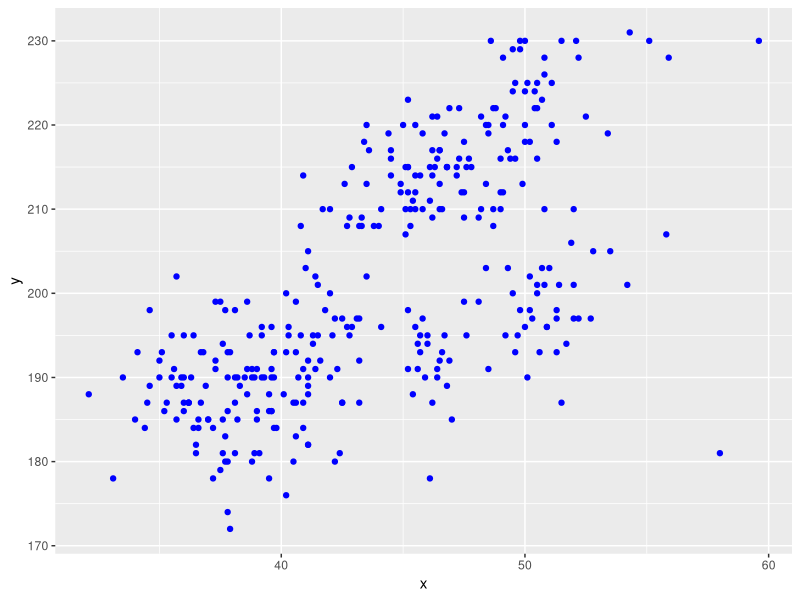
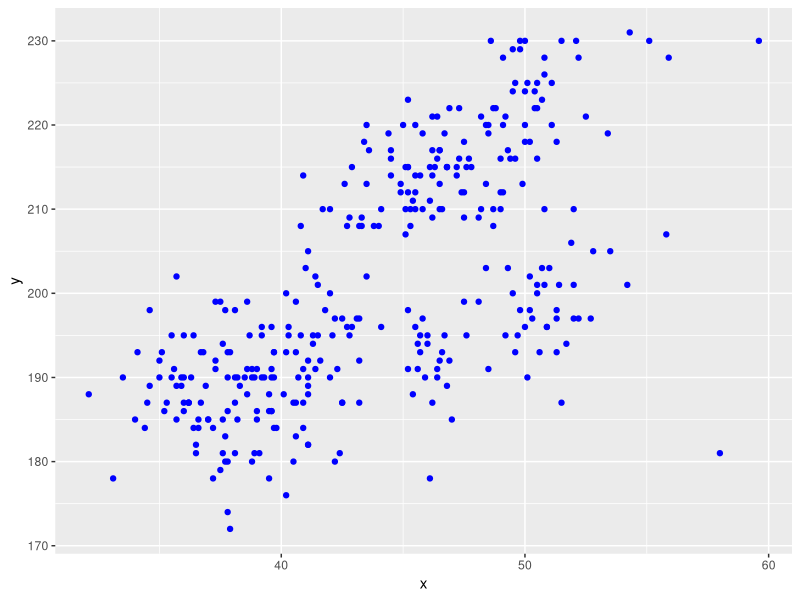

The R script that drew these images, in order:
## ---- chunk 1
knitr::opts_chunk$set(echo = TRUE)
library(tidyverse)
## ---- chunk 2
set.seed(1)
df = tibble(
    x = rnorm(10, mean = 100, sd= 5),
    y = c(TRUE, TRUE,TRUE,TRUE, TRUE, FALSE, FALSE, FALSE, FALSE, FALSE),
    z = c("a", "b", "c", "d", "e", "f", "g", "h", "i", "j"),
    w = factor(c("top", "bottom", "medium", "bottom", "top", "top", "medium", "bottom", "top", "top"))
)

var_x = pull(df, var = 1, name = x)
mean_x = mean(var_x)
var_y = pull(df, var = 2, name = y)
mean_y = mean(var_y)
var_z = pull(df, var = 3, name = z)
mean_z = mean(var_z)
var_w = pull(df, var = 4, name = w)
mean_w = mean(var_w)

as.numeric(var_y)
as.numeric(var_z)
as.numeric(var_w)
## ---- chunk 3
data("penguins", package = "palmerpenguins")
flipper_l = pull(penguins, var = 5, name = flipper_length_mm)
plot_df = tibble(
    x = pull(penguins, var = 3, name = bill_length_mm),
    y = flipper_l 
)
ggplot(plot_df, aes(x = x, y = y, color = species)) + geom_point(color = "blue")
ggsave("myplot_plot_df.png")
